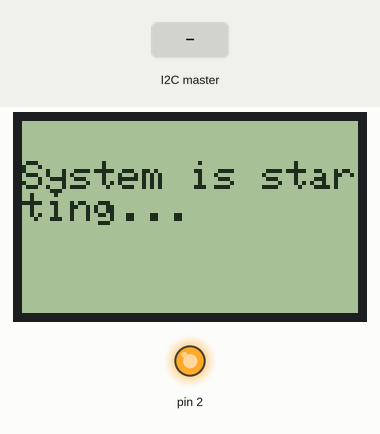
Bench run of a sketch on a simulated Arduino Uno, built with avr-gcc and run on an emulated ATmega328P. On the bench: 84×48 one-colour display, output pins drawn as LEDs (lit = HIGH). The test bench sets the inputs (shaded band). The display library's start-up logo is not drawn.

Above: at 7.2 s.
7.3 s: the I2C master sends the byte 1
At 7.32 s:
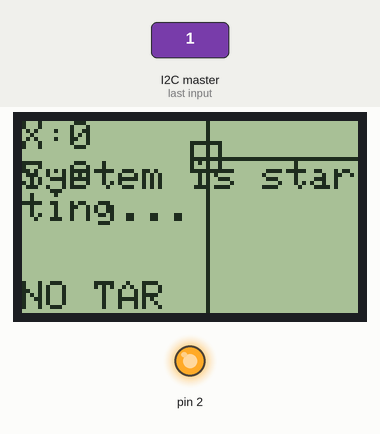
At 8.0 s:
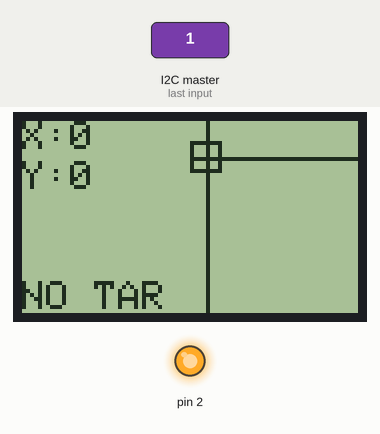
Timing chart, 0 to 10.3 s (numbered marks = the images above; inputs shaded):
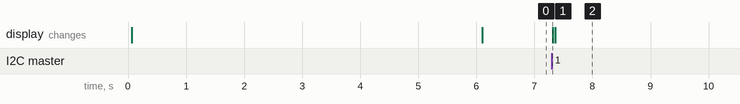

Measured:
- after the input at 7.3 s, the display: changes at once (image 1)

The sketch:

i2c_to_LCD_graph_share.ino
```cpp
/******************************************************************
 * A LCD displayer for Pi_Track using an Arduino mini pro
 * Need an Adafruit Graphic LCD 84x48 - Nokia 5110 library
 * Yamin Xu 2015/8/1
 * xuyamin3d@gmail.com
 ******************************************************************/
#include <SPI.h>
#include <Adafruit_GFX.h>
#include <Adafruit_PCD8544.h>

// Hardware SPI (faster, but must use certain hardware pins):
// SCK is LCD serial clock (SCLK) - this is pin 13 on Arduino Uno
// MOSI is LCD DIN - this is pin 11 on an Arduino Uno
// pin 5 - Data/Command select (D/C)
// pin 4 - LCD chip select (CS)
// pin 3 - LCD reset (RST)
Adafruit_PCD8544 display = Adafruit_PCD8544(5, 4, 3);

#include <Wire.h>
#define SLAVE_ADDRESS 0x04
int number = 0;
int state = -1;
int tx = 0;
int ty = 0;
int object = 0;

void setup() {

  //Serial.begin(9600);
  //Serial.println("i2c init...");
  Wire.begin(SLAVE_ADDRESS);
  Wire.onReceive(receiveData);
  Wire.onRequest(sendData);
  //Serial.println("i2c Ready!");

  //Serial.println("lcd init...");
  pinMode(2, OUTPUT);

  digitalWrite(2, HIGH);

  display.begin();
  display.setContrast(60);

  display.display();

  display.clearDisplay();   // clears the screen and buffer
  //Serial.println("lcd Ready!");
  // init done

  display.setCursor(0, 0);
  display.setTextSize(1);
  display.setTextColor(BLACK);

  display.setCursor(0, 1);
  display.print(" Pi Tracker");
  display.setCursor(0, 16);
  display.print("Designed by");
  display.setCursor(0, 28);
  display.print("  YaminXu");
  display.setCursor(0, 40);
  display.print("July 28,2015");

  display.display();
  delay(6000);
  display.clearDisplay();
}

void loop() {
  if (state != -1)
  {
    //display.clearDisplay();
    display.setCursor(0, 0);
    String stringShow = ("X:" + String(tx));
    display.print(stringShow);
    display.setCursor(0, 10);
    stringShow = ("Y:" + String(ty));
    display.print(stringShow);
    display.setCursor(0, 40);
    if (object == 0)
    {
      stringShow = ("NO TAR");
      display.drawRect(tx / 6 + 42, 5 + ty / 5, 8, 8, 1);
    }
    if (object == 1)
    {
      stringShow = ("TRACK..");
      display.fillRect(tx / 6 + 42, 5 + ty / 5, 8, 8, 1);
    }
    if (object == 2)
    {
      stringShow = ("LOST");
      display.drawRect(tx / 6 + 42, 5 + ty / 5, 8, 8, 1);
    }

    display.drawLine(tx / 6 + 46, 0, tx / 6 + 46, 48, BLACK);
    display.drawLine(42, 9 + ty / 5, 83, 9 + ty / 5, BLACK);

    display.print(stringShow);
    display.display();
    delay(25);
    display.clearDisplay();
  }
  else
  {
    display.setCursor(0, 10);
    display.print("System is starting...");
    delay(25);
    display.display();
  }
}

void receiveData(int byteCount)
{
  while (Wire.available()) {
    number = Wire.read();
  }
  if (number == 255)
  {
    state = 0;
  }
  else
  {
    if (state == 1)
    {
      tx = number;
      //Serial.print("data received X : ");
      //Serial.println(tx);
    }
    if (state == 2)
    {
      ty = number;
      //Serial.print("data received Y : ");
      //Serial.println(ty);
    }
    if (state == 3)
    {
      object = number;
      //Serial.print("data received Obj : ");
      //Serial.println(object);
    }
  }
  state = state + 1;
}

void sendData() {
  Wire.write(number);
}
```
